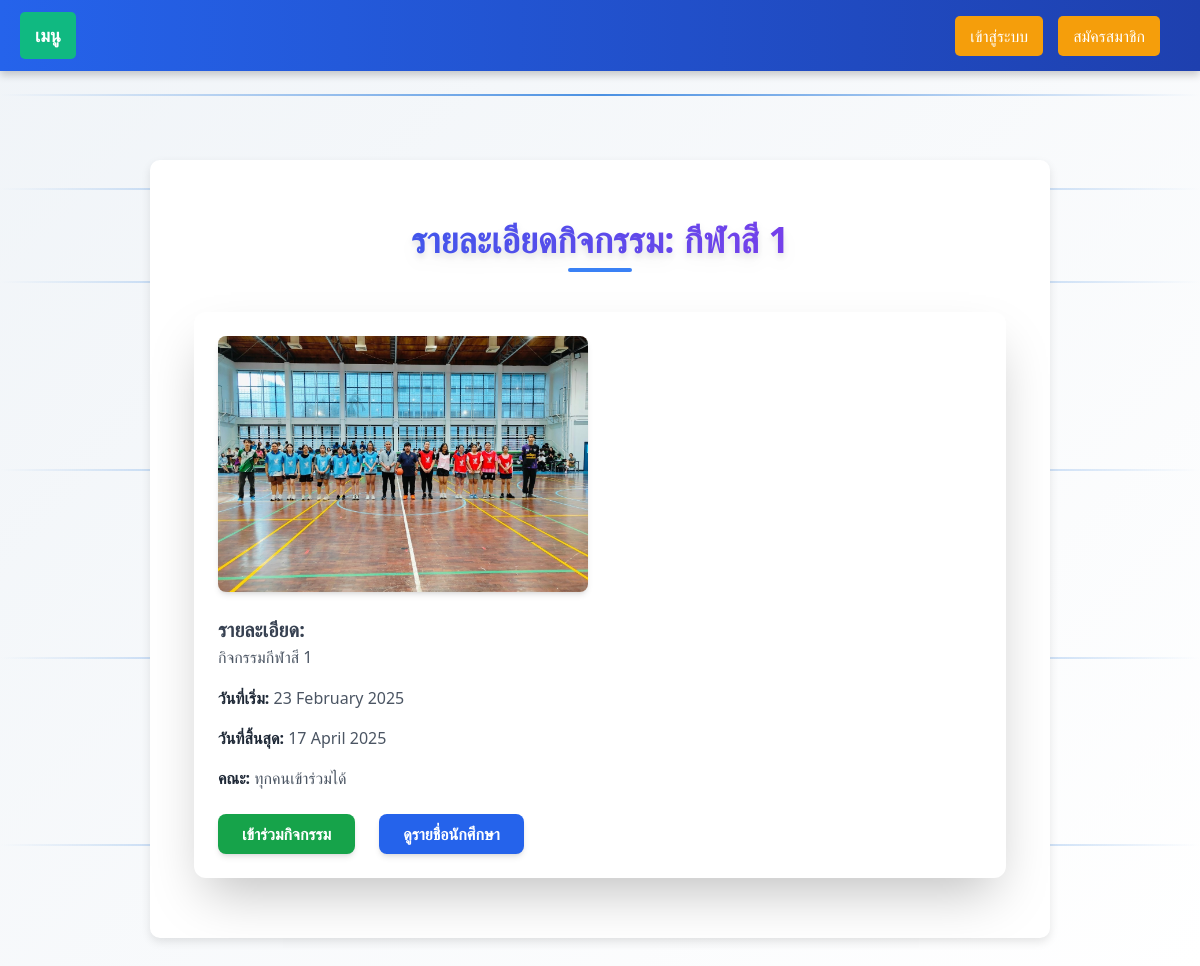
Before: /activity/8/info/ with the older database file.
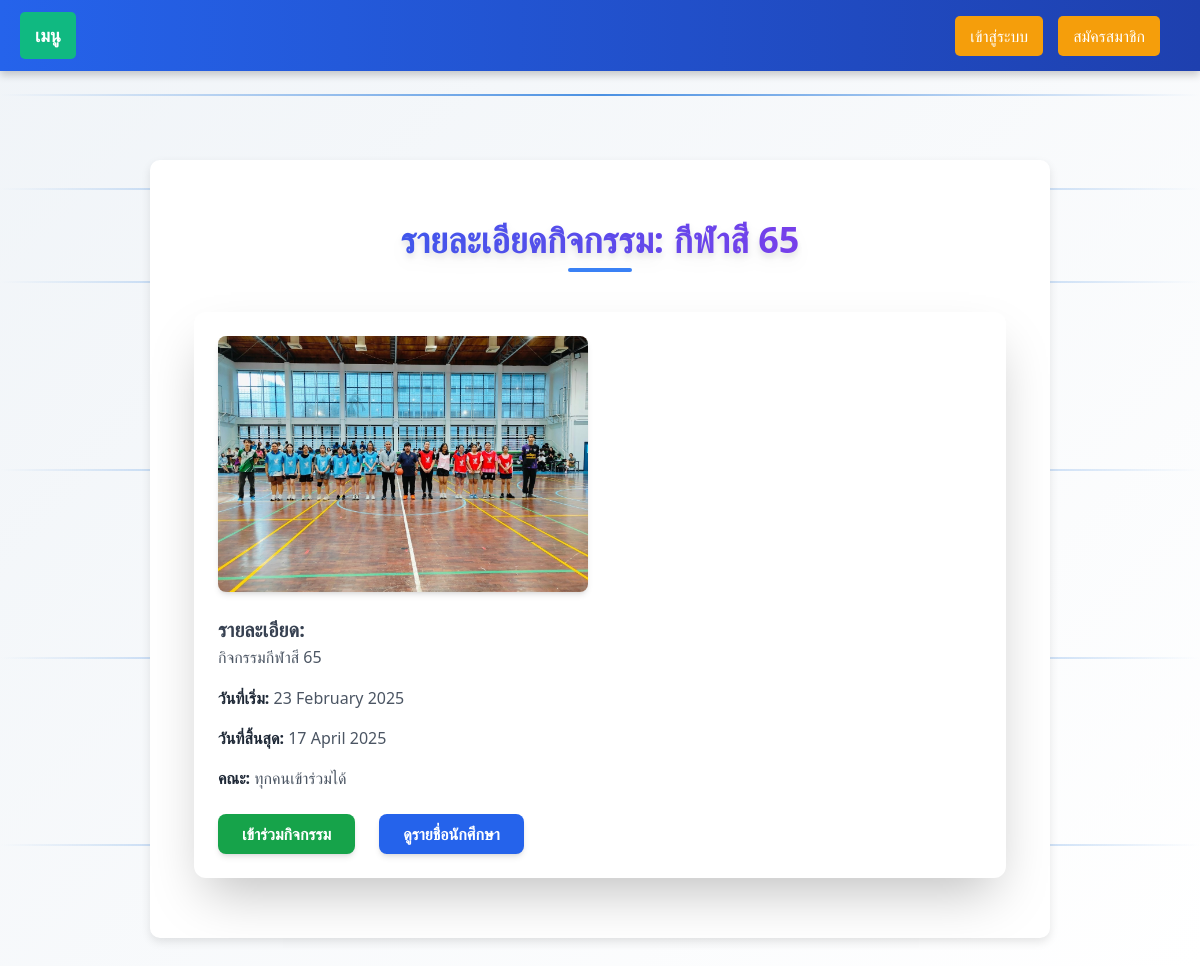
After: the same page with the newer database file.
### myapp/models.py (models this page shows, shortened)
class Activity(models.Model):
    name = models.CharField(
        max_length=255,
        verbose_name='ชื่อกิจกรรม'
    )
    description = models.TextField(
        verbose_name='รายละเอียดกิจกรรม'
    )
    start_date = models.DateField(
        verbose_name='วันที่เริ่มจัดกิจกรรม',
        default=datetime.date.today
    )
    end_date = models.DateField(
        verbose_name='วันที่สิ้นสุดกิจกรรม',
        null=True,  # ยอมให้เป็น NULL
        blank=True  # สามารถทิ้งว่างได้ในฟอร์ม
    )
    created_by = models.ForeignKey(
        CustomUser,
        on_delete=models.CASCADE,
        verbose_name='ผู้สร้างกิจกรรม'
    )
    FACULTY_CHOICES = [
        ('all', 'ทุกคนเข้าร่วมได้'),
        ('CS', 'วิทยาการคอมพิวเตอร์'),
        ('CCS', 'วิทยาศาสตร์เครื่องสำอาง'),
        ('OHS', 'อาชีวอนามัยและความปลอดภัย'),
        ('EHS', 'อนามัยสิ่งแวดล้อมและสาธารณภัย'),
        ('MS', 'วิทยาศาสตร์การแพทย์'),
        ('GS', 'วิทยาศาสตร์ทั่วไป'),
        ('IT', 'เทคโนโลยีสารสนเทศ'),
        ('BIB', 'อุตสาหกรรมชีวภาพเพื่อธุรกิจ'),
        ('CYB', 'ความมั่นคงปลอดภัยไซเบอร์'),
    ]
    faculty = models.CharField(
        max_length=10,
        choices=FACULTY_CHOICES,
        default='all',
        verbose_name='คณะที่จัดกิจกรรม'
    )
    class Meta:
        verbose_name = 'กิจกรรม'
        verbose_name_plural = 'กิจกรรมทั้งหมด'

### myapp/views.py (the view)
# urls.py: path('activity/<int:activity_id>/', views.activity_info, name='activity_info'),  # เส้นทางไปยัง activity_info
def activity_info(request, activity_id):
    activity = get_object_or_404(Activity, id=activity_id)  # ดึงกิจกรรมที่ตรงกับ activity_id
    return render(request, 'activity_info.html', {'activity': activity})  # ส่งข้อมูลไปยังเทมเพลต

### templates/activity_info.html (shortened to what this page needs)
{% extends 'base.html' %}
{% load static %}
{% block content %}
<div class="container mx-auto px-6 py-10">
  <div class="text-center mb-10">
    <h1 class="text-4xl font-bold text-gray-800 bg-gradient-to-r from-blue-600 to-purple-600 bg-clip-text text-transparent drop-shadow-lg">
    </h1>
    <div class="mt-2 w-16 h-1 bg-blue-500 mx-auto rounded-full"></div>
  </div>
  <div class="bg-white rounded-xl shadow-2xl p-6 max-w-4xl mx-auto transform hover:scale-105 transition duration-300">
    {% if activity.images.all %}
      <div class="grid grid-cols-1 md:grid-cols-2 gap-4 mb-6">
        {% for image in activity.images.all %}
          <img src="{{ image.image.url }}" alt="รูปกิจกรรม" class="w-full h-64 object-cover rounded-lg shadow-md hover:shadow-lg transition duration-300">
        {% endfor %}
      </div>
    {% else %}
      <p class="text-red-500 text-center mb-6">ไม่มีรูปภาพ</p>
    {% endif %}
    <div class="space-y-4">
      <div>
        <h2 class="text-xl font-semibold text-gray-700">รายละเอียด:</h2>
        <div class="text-gray-600 whitespace-pre-line leading-relaxed">{{ activity.description|safe }}</div>
      </div>
      <p class="text-gray-600"><strong class="text-gray-800">วันที่เริ่ม:</strong> {{ activity.start_date }}</p>
      <p class="text-gray-600"><strong class="text-gray-800">วันที่สิ้นสุด:</strong> {{ activity.end_date }}</p>
      <p class="text-gray-600"><strong class="text-gray-800">คณะ:</strong> {{ activity.get_faculty_display }}</p>
    </div>
    <div class="mt-6 flex flex-col sm:flex-row gap-4">
      <form method="post" action="{% url 'join_activity' activity.id %}" class="w-full sm:w-auto">
        <button type="submit" class="w-full sm:w-auto bg-green-600 hover:bg-green-700 text-white font-semibold py-2 px-6 rounded-lg shadow-md transition duration-200">
          เข้าร่วมกิจกรรม
        </button>
      </form>
      <button onclick="fetchParticipants({{ activity.id }})" class="w-full sm:w-auto bg-blue-600 hover:bg-blue-700 text-white font-semibold py-2 px-6 rounded-lg shadow-md transition duration-200">
        ดูรายชื่อนักศึกษา
      </button>
    </div>
  </div>
</div>
{% endblock %}

Changed rows visible on the page:
changed Activity "ทุกคนเข้าร่วมได้": description "กิจกรรมกีฬาสี 1" → "กิจกรรมกีฬาสี 65"
